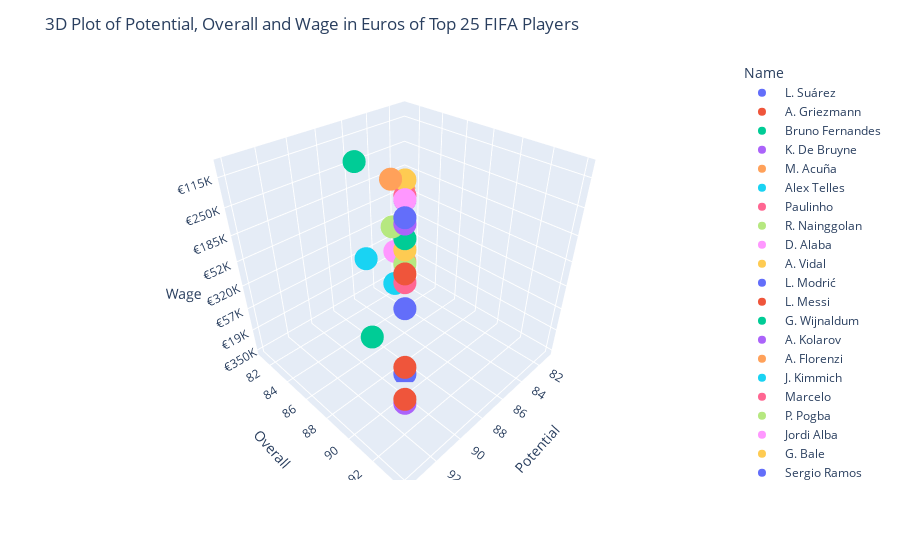

Source (notebook cell):
### Markdown cell above
## 3D Plots

### Code cell
fig = px.scatter_3d(fifa20.head(25), x='Potential', y='Overall', z='Wage',
              color='Name')
fig.update_layout(title='3D Plot of Potential, Overall and Wage in Euros of Top 25 FIFA Players')
fig.show()

### Figure 1 — Plotly figure (JSON) as saved in the notebook; plotly's stock layout.template omitted (floating-point values rounded to 4 significant figures)
{"data": [{"hovertemplate": "Name= L. Suárez<br>Potential=%{x}<br>Overall=%{y}<br>Wage=%{z}<extra></extra>", "legendgroup": " L. Suárez", "marker": {"color": "#636efa", "symbol": "circle"}, "mode": "markers", "name": " L. Suárez", "scene": "scene", "showlegend": true, "type": "scatter3d", "x": [89], "y": [89], "z": ["€350K"]}, {"hovertemplate": "Name= A. Griezmann<br>Potential=%{x}<br>Overall=%{y}<br>Wage=%{z}<extra></extra>", "legendgroup": " A. Griezmann", "marker": {"color": "#EF553B", "symbol": "circle"}, "mode": "markers", "name": " A. Griezmann", "scene": "scene", "showlegend": true, "type": "scatter3d", "x": [89], "y": [89], "z": ["€370K"]}, {"hovertemplate": "Name= Bruno Fernandes<br>Potential=%{x}<br>Overall=%{y}<br>Wage=%{z}<extra></extra>", "legendgroup": " Bruno Fernandes", "marker": {"color": "#00cc96", "symbol": "circle"}, "mode": "markers", "name": " Bruno Fernandes", "scene": "scene", "showlegend": true, "type": "scatter3d", "x": [89], "y": [86], "z": ["€165K"]}, {"hovertemplate": "Name= K. De Bruyne<br>Potential=%{x}<br>Overall=%{y}<br>Wage=%{z}<extra></extra>", "legendgroup": " K. De Bruyne", "marker": {"color": "#ab63fa", "symbol": "circle"}, "mode": "markers", "name": " K. De Bruyne", "scene": "scene", "showlegend": true, "type": "scatter3d", "x": [91], "y": [91], "z": ["€370K"]}, {"hovertemplate": "Name= M. Acuña<br>Potential=%{x}<br>Overall=%{y}<br>Wage=%{z}<extra></extra>", "legendgroup": " M. Acuña", "marker": {"color": "#FFA15A", "symbol": "circle"}, "mode": "markers", "name": " M. Acuña", "scene": "scene", "showlegend": true, "type": "scatter3d", "x": [82], "y": [82], "z": ["€19K"]}, {"hovertemplate": "Name= Alex Telles<br>Potential=%{x}<br>Overall=%{y}<br>Wage=%{z}<extra></extra>", "legendgroup": " Alex Telles", "marker": {"color": "#19d3f3", "symbol": "circle"}, "mode": "markers", "name": " Alex Telles", "scene": "scene", "showlegend": true, "type": "scatter3d", "x": [85], "y": [84], "z": ["€23K"]}, {"hovertemplate": "Name= Paulinho<br>Potential=%{x}<br>Overall=%{y}<br>Wage=%{z}<extra></extra>", "legendgroup": " Paulinho", "marker": {"color": "#FF6692", "symbol": "circle"}, "mode": "markers", "name": " Paulinho", "scene": "scene", "showlegend": true, "type": "scatter3d", "x": [85], "y": [85], "z": ["€47K"]}, {"hovertemplate": "Name= R. Nainggolan<br>Potential=%{x}<br>Overall=%{y}<br>Wage=%{z}<extra></extra>", "legendgroup": " R. Nainggolan", "marker": {"color": "#B6E880", "symbol": "circle"}, "mode": "markers", "name": " R. Nainggolan", "scene": "scene", "showlegend": true, "type": "scatter3d", "x": [84], "y": [84], "z": ["€57K"]}, {"hovertemplate": "Name= D. Alaba<br>Potential=%{x}<br>Overall=%{y}<br>Wage=%{z}<extra></extra>", "legendgroup": " D. Alaba", "marker": {"color": "#FF97FF", "symbol": "circle"}, "mode": "markers", "name": " D. Alaba", "scene": "scene", "showlegend": true, "type": "scatter3d", "x": [84], "y": [83], "z": ["€110K"]}, {"hovertemplate": "Name= A. Vidal<br>Potential=%{x}<br>Overall=%{y}<br>Wage=%{z}<extra></extra>", "legendgroup": " A. Vidal", "marker": {"color": "#FECB52", "symbol": "circle"}, "mode": "markers", "name": " A. Vidal", "scene": "scene", "showlegend": true, "type": "scatter3d", "x": [84], "y": [84], "z": ["€200K"]}, {"hovertemplate": "Name= L. Modrić<br>Potential=%{x}<br>Overall=%{y}<br>Wage=%{z}<extra></extra>", "legendgroup": " L. Modrić", "marker": {"color": "#636efa", "symbol": "circle"}, "mode": "markers", "name": " L. Modrić", "scene": "scene", "showlegend": true, "type": "scatter3d", "x": [89], "y": [89], "z": ["€320K"]}, {"hovertemplate": "Name= L. Messi<br>Potential=%{x}<br>Overall=%{y}<br>Wage=%{z}<extra></extra>", "legendgroup": " L. Messi", "marker": {"color": "#EF553B", "symbol": "circle"}, "mode": "markers", "name": " L. Messi", "scene": "scene", "showlegend": true, "type": "scatter3d", "x": [94], "y": [94], "z": ["€560K"]}, {"hovertemplate": "Name= G. Wijnaldum<br>Potential=%{x}<br>Overall=%{y}<br>Wage=%{z}<extra></extra>", "legendgroup": " G. Wijnaldum", "marker": {"color": "#00cc96", "symbol": "circle"}, "mode": "markers", "name": " G. Wijnaldum", "scene": "scene", "showlegend": true, "type": "scatter3d", "x": [85], "y": [85], "z": ["€150K"]}, {"hovertemplate": "Name= A. Kolarov<br>Potential=%{x}<br>Overall=%{y}<br>Wage=%{z}<extra></extra>", "legendgroup": " A. Kolarov", "marker": {"color": "#ab63fa", "symbol": "circle"}, "mode": "markers", "name": " A. Kolarov", "scene": "scene", "showlegend": true, "type": "scatter3d", "x": [82], "y": [82], "z": ["€52K"]}, {"hovertemplate": "Name= A. Florenzi<br>Potential=%{x}<br>Overall=%{y}<br>Wage=%{z}<extra></extra>", "legendgroup": " A. Florenzi", "marker": {"color": "#FFA15A", "symbol": "circle"}, "mode": "markers", "name": " A. Florenzi", "scene": "scene", "showlegend": true, "type": "scatter3d", "x": [81], "y": [81], "z": ["€43K"]}, {"hovertemplate": "Name= J. Kimmich<br>Potential=%{x}<br>Overall=%{y}<br>Wage=%{z}<extra></extra>", "legendgroup": " J. Kimmich", "marker": {"color": "#19d3f3", "symbol": "circle"}, "mode": "markers", "name": " J. Kimmich", "scene": "scene", "showlegend": true, "type": "scatter3d", "x": [90], "y": [87], "z": ["€135K"]}, {"hovertemplate": "Name= Marcelo<br>Potential=%{x}<br>Overall=%{y}<br>Wage=%{z}<extra></extra>", "legendgroup": " Marcelo", "marker": {"color": "#FF6692", "symbol": "circle"}, "mode": "markers", "name": " Marcelo", "scene": "scene", "showlegend": true, "type": "scatter3d", "x": [84], "y": [84], "z": ["€185K"]}, {"hovertemplate": "Name= P. Pogba<br>Potential=%{x}<br>Overall=%{y}<br>Wage=%{z}<extra></extra>", "legendgroup": " P. Pogba", "marker": {"color": "#B6E880", "symbol": "circle"}, "mode": "markers", "name": " P. Pogba", "scene": "scene", "showlegend": true, "type": "scatter3d", "x": [88], "y": [87], "z": ["€210K"]}, {"hovertemplate": "Name= Jordi Alba<br>Potential=%{x}<br>Overall=%{y}<br>Wage=%{z}<extra></extra>", "legendgroup": " Jordi Alba", "marker": {"color": "#FF97FF", "symbol": "circle"}, "mode": "markers", "name": " Jordi Alba", "scene": "scene", "showlegend": true, "type": "scatter3d", "x": [86], "y": [86], "z": ["€220K"]}, {"hovertemplate": "Name= G. Bale<br>Potential=%{x}<br>Overall=%{y}<br>Wage=%{z}<extra></extra>", "legendgroup": " G. Bale", "marker": {"color": "#FECB52", "symbol": "circle"}, "mode": "markers", "name": " G. Bale", "scene": "scene", "showlegend": true, "type": "scatter3d", "x": [85], "y": [85], "z": ["€250K"]}, {"hovertemplate": "Name= Sergio Ramos<br>Potential=%{x}<br>Overall=%{y}<br>Wage=%{z}<extra></extra>", "legendgroup": " Sergio Ramos", "marker": {"color": "#636efa", "symbol": "circle"}, "mode": "markers", "name": " Sergio Ramos", "scene": "scene", "showlegend": true, "type": "scatter3d", "x": [89], "y": [89], "z": ["€300K"]}, {"hovertemplate": "Name= Cristiano Ronaldo<br>Potential=%{x}<br>Overall=%{y}<br>Wage=%{z}<extra></extra>", "legendgroup": " Cristiano Ronaldo", "marker": {"color": "#EF553B", "symbol": "circle"}, "mode": "markers", "name": " Cristiano Ronaldo", "scene": "scene", "showlegend": true, "type": "scatter3d", "x": [93], "y": [93], "z": ["€410K"]}, {"hovertemplate": "Name= L. Goretzka<br>Potential=%{x}<br>Overall=%{y}<br>Wage=%{z}<extra></extra>", "legendgroup": " L. Goretzka", "marker": {"color": "#00cc96", "symbol": "circle"}, "mode": "markers", "name": " L. Goretzka", "scene": "scene", "showlegend": true, "type": "scatter3d", "x": [88], "y": [84], "z": ["€115K"]}, {"hovertemplate": "Name= Roberto Firmino<br>Potential=%{x}<br>Overall=%{y}<br>Wage=%{z}<extra></extra>", "legendgroup": " Roberto Firmino", "marker": {"color": "#ab63fa", "symbol": "circle"}, "mode": "markers", "name": " Roberto Firmino", "scene": "scene", "showlegend": true, "type": "scatter3d", "x": [88], "y": [88], "z": ["€220K"]}, {"hovertemplate": "Name= Casemiro<br>Potential=%{x}<br>Overall=%{y}<br>Wage=%{z}<extra></extra>", "legendgroup": " Casemiro", "marker": {"color": "#FFA15A", "symbol": "circle"}, "mode": "markers", "name": " Casemiro", "scene": "scene", "showlegend": true, "type": "scatter3d", "x": [89], "y": [88], "z": ["€280K"]}], "layout": {"legend": {"title": {"text": "Name"}, "tracegroupgap": 0}, "margin": {"t": 60}, "scene": {"domain": {"x": [0, 1], "y": [0, 1]}, "xaxis": {"title": {"text": "Potential"}}, "yaxis": {"title": {"text": "Overall"}}, "zaxis": {"title": {"text": "Wage"}}}, "title": {"text": "3D Plot of Potential, Overall and Wage in Euros of Top 25 FIFA Players"}}}
